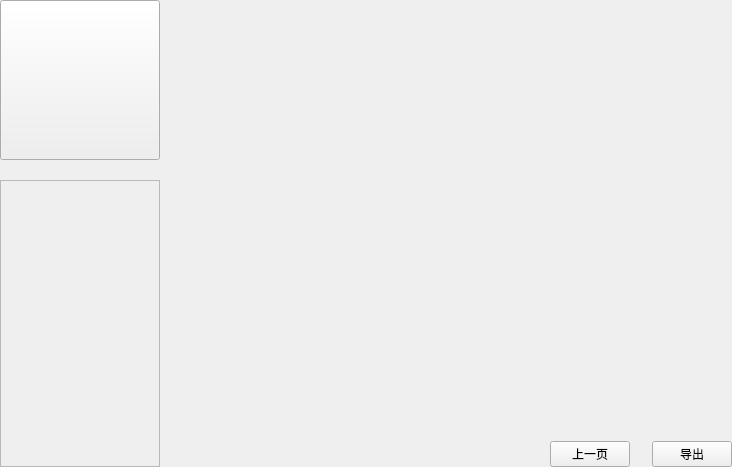
<?xml version="1.0" encoding="UTF-8"?>
<ui version="4.0">
 <class>RecipeElementWidget</class>
 <widget class="QWidget" name="RecipeElementWidget">
  <property name="geometry">
   <rect>
    <x>0</x>
    <y>0</y>
    <width>732</width>
    <height>467</height>
   </rect>
  </property>
  <property name="windowTitle">
   <string notr="true">RecipeElement</string>
  </property>
  <layout class="QHBoxLayout" name="horizontalLayout_3">
   <property name="spacing">
    <number>2</number>
   </property>
   <property name="leftMargin">
    <number>0</number>
   </property>
   <property name="topMargin">
    <number>0</number>
   </property>
   <property name="rightMargin">
    <number>0</number>
   </property>
   <property name="bottomMargin">
    <number>0</number>
   </property>
   <item>
    <layout class="QVBoxLayout" name="verticalLayout">
     <property name="spacing">
      <number>20</number>
     </property>
     <item>
      <widget class="QPushButton" name="m_btnIcon">
       <property name="minimumSize">
        <size>
         <width>160</width>
         <height>160</height>
        </size>
       </property>
       <property name="maximumSize">
        <size>
         <width>160</width>
         <height>160</height>
        </size>
       </property>
       <property name="text">
        <string/>
       </property>
      </widget>
     </item>
     <item>
      <widget class="DSGUI::DSToolListView" name="m_pToolListView">
       <property name="minimumSize">
        <size>
         <width>160</width>
         <height>0</height>
        </size>
       </property>
       <property name="maximumSize">
        <size>
         <width>160</width>
         <height>16777215</height>
        </size>
       </property>
       <property name="frameShape">
        <enum>QFrame::StyledPanel</enum>
       </property>
       <property name="frameShadow">
        <enum>QFrame::Raised</enum>
       </property>
      </widget>
     </item>
    </layout>
   </item>
   <item>
    <layout class="QVBoxLayout" name="verticalLayout_3">
     <item>
      <layout class="QVBoxLayout" name="verticalLayout_2">
       <item>
        <layout class="QHBoxLayout" name="horizontalLayout"/>
       </item>
       <item>
        <widget class="QStackedWidget" name="funcStackedWidget">
         <property name="currentIndex">
          <number>1</number>
         </property>
         <widget class="mainApp::RecipeListWidget" name="m_pRecipeWidget"/>
         <widget class="mainApp::ElementListWidget" name="m_pElementWidget"/>
        </widget>
       </item>
      </layout>
     </item>
     <item>
      <layout class="QHBoxLayout" name="horizontalLayout_2">
       <item>
        <spacer name="horizontalSpacer">
         <property name="orientation">
          <enum>Qt::Horizontal</enum>
         </property>
         <property name="sizeHint" stdset="0">
          <size>
           <width>40</width>
           <height>20</height>
          </size>
         </property>
        </spacer>
       </item>
       <item>
        <widget class="DSGUI::DSPushButton" name="m_btnFront">
         <property name="text">
          <string>上一页</string>
         </property>
        </widget>
       </item>
       <item>
        <spacer name="horizontalSpacer_2">
         <property name="orientation">
          <enum>Qt::Horizontal</enum>
         </property>
         <property name="sizeType">
          <enum>QSizePolicy::Fixed</enum>
         </property>
         <property name="sizeHint" stdset="0">
          <size>
           <width>20</width>
           <height>20</height>
          </size>
         </property>
        </spacer>
       </item>
       <item>
        <widget class="DSGUI::DSPushButton" name="pushButton">
         <property name="text">
          <string>导出</string>
         </property>
        </widget>
       </item>
      </layout>
     </item>
    </layout>
   </item>
  </layout>
 </widget>
 <customwidgets>
  <customwidget>
   <class>DSGUI::DSToolListView</class>
   <extends>QFrame</extends>
   <header>ToolListView/ToolListView.h</header>
   <container>1</container>
  </customwidget>
  <customwidget>
   <class>mainApp::ElementListWidget</class>
   <extends>QWidget</extends>
   <header>ElementListWidget.h</header>
   <container>1</container>
  </customwidget>
  <customwidget>
   <class>mainApp::RecipeListWidget</class>
   <extends>QWidget</extends>
   <header>RecipeListWidget.h</header>
   <container>1</container>
  </customwidget>
  <customwidget>
   <class>DSGUI::DSPushButton</class>
   <extends>QPushButton</extends>
   <header>PushButton/PushButton.h</header>
  </customwidget>
 </customwidgets>
 <resources/>
 <connections/>
</ui>
